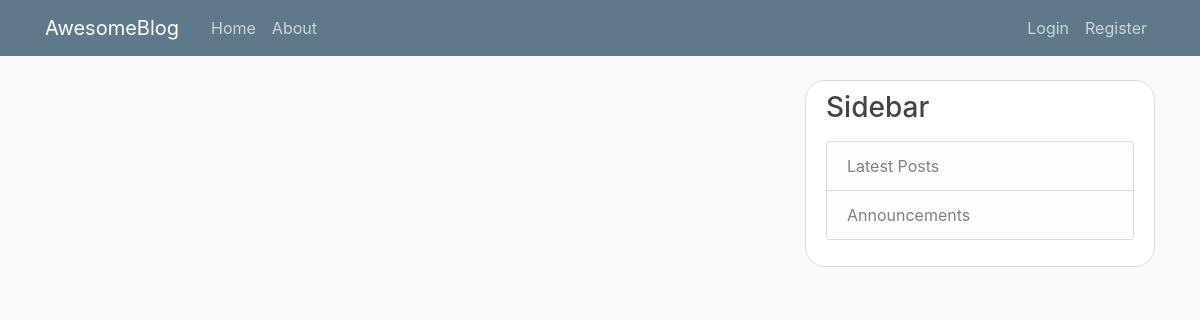
Page /home on the earlier database version.
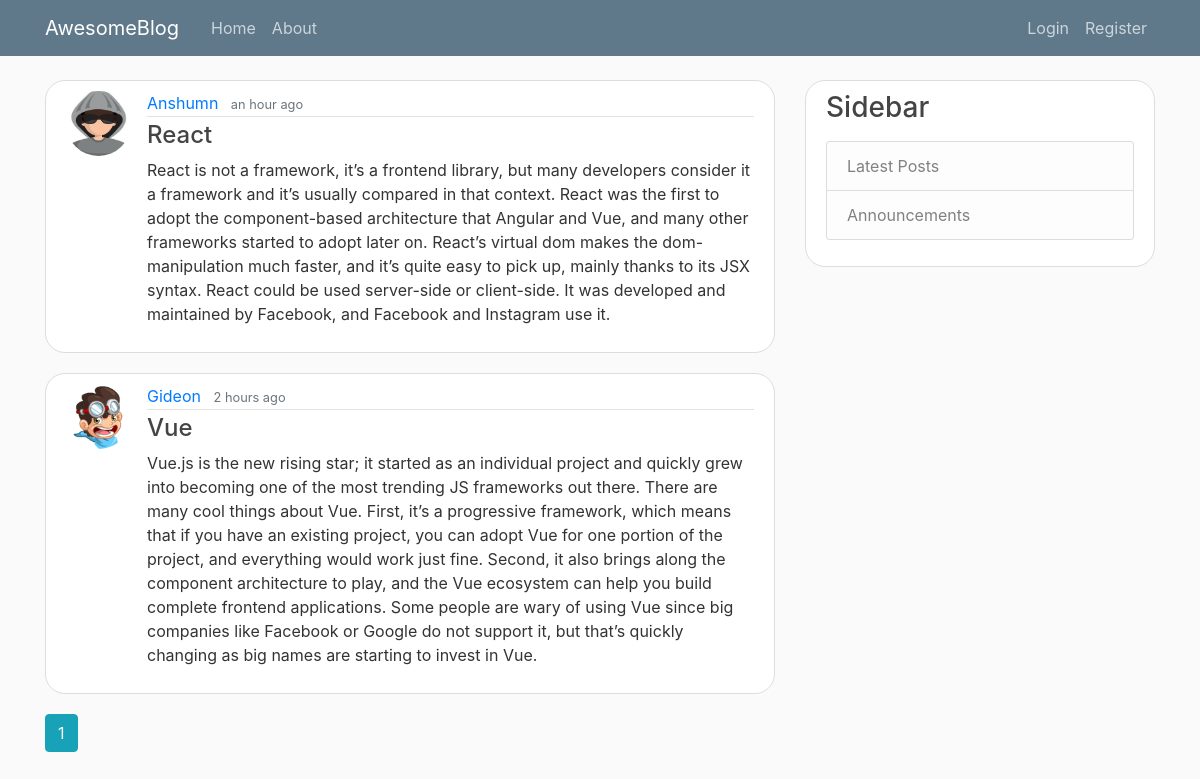
Same page on the later database version.
### blog/models.py (models this page shows, shortened)
class Post(db.Model):
    id = db.Column(db.Integer, primary_key=True)
    title = db.Column(db.String(164), nullable=False)
    body = db.Column(db.Text, nullable=False)
    posted_on = db.Column(db.DateTime, nullable=False, default=datetime.utcnow)
    user_id = db.Column(db.Integer, db.ForeignKey("user.id"), nullable=False)

class User(db.Model, UserMixin):
    id = db.Column(db.Integer, primary_key=True)
    username = db.Column(db.String(20), unique=True, nullable=False)
    email = db.Column(db.String(120), unique=True, nullable=False)
    profile_pic = db.Column(db.String(60), nullable=False, default="default.png")
    password = db.Column(db.String(60), nullable=False)
    about_me = db.Column(db.String(140))
    last_seen = db.Column(db.DateTime, default=datetime.utcnow)
    posts = db.relationship("Post", backref="author", lazy=True)
    followed = db.relationship(
        'User', secondary=followers,
        primaryjoin=(followers.c.follower_id == id),
        secondaryjoin=(followers.c.followed_id == id),
        backref=db.backref('followers', lazy='dynamic'), lazy='dynamic')
    messages_sent = db.relationship('Message',
                                    foreign_keys='Message.sender_id',
                                    backref='author', lazy='dynamic')
    messages_received = db.relationship('Message',
                                        foreign_keys='Message.recipient_id',
                                        backref='recipient', lazy='dynamic')
    last_message_read_time = db.Column(db.DateTime)
    notifications = db.relationship('Notification', backref='user',
                                    lazy='dynamic')

### blog/routes.py (the view)
@app.route("/")
@app.route("/home")
def home():
    page = request.args.get("page", 1, type=int)
    posts = Post.query.order_by(Post.posted_on.desc()).paginate(page=page, per_page=5)
    return render_template("home.html", posts=posts)

### blog/routes.py (called while the page is built)
@app.before_request
def before_request():
    if current_user.is_authenticated:
        current_user.last_seen = datetime.utcnow()
        db.session.commit()

### blog/templates/home.html
{% extends "layout.html" %}
{% block content %}
    {% for post in posts.items %}
        <article class="media content-section">
            <img class="rounded-circle article-img" src="{{ url_for('static', filename='profile-pics/' + post.author.profile_pic) }}">
            <div class="media-body">
                <div class="article-metadata">
                    <a class="mr-2" href="{{ url_for('get_user', username=post.author.username) }}">{{ post.author.username }}</a>
                    <small class="text-muted">{{ moment(post.posted_on).fromNow() }}</small>
                </div>
                <h4><a class="article-title" href="{{ url_for('post', post_id=post.id) }}">{{ post.title }}</a></h4>
                <p class="article-content">{{ post.body }}</p>
            </div>
        </article>
    {% endfor %}
    {% for page_num in posts.iter_pages(left_edge=1, right_edge=1, left_current=1, right_current=2) %}
        {% if page_num %}
            {% if posts.page == page_num %}
                <a class="btn btn-info mb-4" href="{{ url_for('home', page=page_num) }}">{{ page_num }}</a>
            {% else %}
                <a class="btn btn-outline-info mb-4" href="{{ url_for('home', page=page_num) }}">{{ page_num }}</a>
            {% endif %}
        {% else %}
            ...
        {% endif %}
    {% endfor %}
{% endblock content %}

### blog/templates/layout.html (shortened to what this page needs)
<!DOCTYPE html>
<html>
    <head>
        <link rel="stylesheet" href="https://maxcdn.bootstrapcdn.com/bootstrap/4.0.0/css/bootstrap.min.css">
        <link rel="stylesheet" type="text/css" href="{{ url_for('static', filename='main.css') }}">
    </head>
    <body>
        <header class="site-header">
            <nav class="navbar navbar-expand-md navbar-dark bg-steel fixed-top">
                <div class="container">
                    <a class="navbar-brand mr-4" href="/">AwesomeBlog</a>
                    <div class="collapse navbar-collapse" id="navbarToggle">
                        <div class="navbar-nav mr-auto">
                            <a class="nav-item nav-link" href="{{ url_for('home') }}">Home</a>
                            <a class="nav-item nav-link" href="{{ url_for('about') }}">About</a>
                        </div>
                        <div class="navbar-nav">
                            {% if current_user.is_authenticated %}
                                <a class="nav-item nav-link" href="{{ url_for('new_post') }}">New Post</a>
                                <a class="nav-item nav-link" href="{{ url_for('messages') }}">
                                    Messages
                                    {% set new_messages = current_user.new_messages() %}
                                    <span id="message_count" class="badge badge-info"
                                    style="visibility: {% if new_messages %}visible
                                                        {% else %}hidden {% endif %};">
                                        {{ new_messages }}
                                    </span>
                                </a>
                                <a class="nav-item nav-link" href="{{ url_for('account') }}">Profile</a>
                                <a class="nav-item nav-link" href="{{ url_for('logout') }}">LogOut</a>
                                {% if current_user.profile_pic %}
                                    <img class="rounded-circle logo-img" src="{{ url_for('static', filename='profile-pics/' + current_user.profile_pic) }}">
                                {% endif %}
                            {% else %}
                                <a class="nav-item nav-link" href="{{ url_for('login') }}">Login</a>
                                <a class="nav-item nav-link" href="{{ url_for('register') }}">Register</a>
                            {% endif %}
                        </div>
                    </div>
                </div>
            </nav>
        </header>
        <main role="main" class="container">
            <div class="row">
                <div class="col-md-8">
                     {% block content %}{% endblock %}
                </div>
                <div class="col-md-4">
                    <div class="content-section">
                        <h3>Sidebar</h3>
                        <p class='text-muted'>
                            <ul class="list-group">
                                <li class="list-group-item list-group-item-light">Latest Posts</li>
                                <li class="list-group-item list-group-item-light">Announcements</li>
                            </ul>
                        </p>
                    </div>
                </div>
            </div>
        </main>
    </body>
</html>

### blog/static/main.css (style rules this page uses)
body { background: #fafafa; color: #333333; margin-top: 5rem; }
h1, h2, h3, h4, h5, h6 { color: #444444; }
.bg-steel { background-color: #5f788a; }
.site-header .navbar-nav .nav-link { color: #cbd5db; }
.content-section { background: #ffffff; padding: 10px 20px; border: 1px solid #dddddd; border-radius: 20px; margin-bottom: 20px; }
.article-title { color: #444444; }
.article-content { white-space: pre-line; }
.article-img { height: 65px; width: 65px; margin-right: 16px; }
.article-metadata { padding-bottom: 1px; margin-bottom: 4px; border-bottom: 1px solid #e3e3e3 }

Differences in the rows shown:
added Post: profile_pic (picture), author.username "Anshumn", posted_on "an hour ago", title "React", body "React is not a framework, it’s a frontend library, but many developers consider it a framework and it’s usually compared in that context. React was the first to adopt the component-based architecture that Angular and Vue, and many other frameworks started to adopt later on. React’s virtual dom makes the dom-manipulation much faster, and it’s quite easy to pick up, mainly thanks to its JSX syntax. React could be used server-side or client-side. It was developed and maintained by Facebook, and Facebook and Instagram use it."
added Post: profile_pic (picture), author.username "Gideon", posted_on "2 hours ago", title "Vue", body "Vue.js is the new rising star; it started as an individual project and quickly grew into becoming one of the most trending JS frameworks out there. There are many cool things about Vue. First, it’s a progressive framework, which means that if you have an existing project, you can adopt Vue for one portion of the project, and everything would work just fine. Second, it also brings along the component architecture to play, and the Vue ecosystem can help you build complete frontend applications. Some people are wary of using Vue since big companies like Facebook or Google do not support it, but that’s quickly changing as big names are starting to invest in Vue."
Other differences:
new list line: "1"
